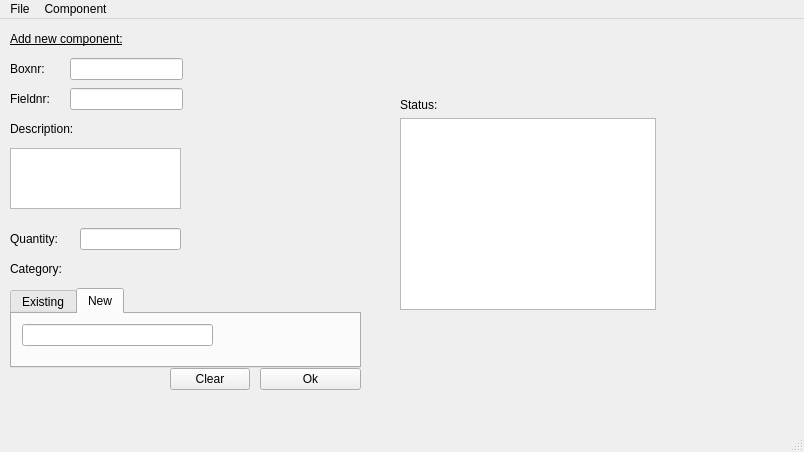
<?xml version="1.0" encoding="UTF-8"?>
<ui version="4.0">
 <class>MainWindow</class>
 <widget class="QMainWindow" name="MainWindow">
  <property name="geometry">
   <rect>
    <x>0</x>
    <y>0</y>
    <width>804</width>
    <height>452</height>
   </rect>
  </property>
  <property name="windowTitle">
   <string>MainWindow</string>
  </property>
  <widget class="QWidget" name="centralWidget">
   <widget class="QStackedWidget" name="stackedWidget">
    <property name="geometry">
     <rect>
      <x>0</x>
      <y>-1</y>
      <width>711</width>
      <height>381</height>
     </rect>
    </property>
    <property name="currentIndex">
     <number>1</number>
    </property>
    <widget class="QWidget" name="search_component_page">
     <widget class="QTableWidget" name="tableWidget">
      <property name="geometry">
       <rect>
        <x>10</x>
        <y>130</y>
        <width>711</width>
        <height>251</height>
       </rect>
      </property>
     </widget>
     <widget class="QLabel" name="label_3">
      <property name="geometry">
       <rect>
        <x>10</x>
        <y>10</y>
        <width>131</width>
        <height>20</height>
       </rect>
      </property>
      <property name="font">
       <font>
        <underline>true</underline>
       </font>
      </property>
      <property name="text">
       <string>Search component</string>
      </property>
     </widget>
     <widget class="QTabWidget" name="tabWidget_2">
      <property name="geometry">
       <rect>
        <x>10</x>
        <y>50</y>
        <width>341</width>
        <height>71</height>
       </rect>
      </property>
      <property name="currentIndex">
       <number>0</number>
      </property>
      <widget class="QWidget" name="tab_search_component_by_field">
       <attribute name="title">
        <string>by field</string>
       </attribute>
       <widget class="QLabel" name="label_2">
        <property name="geometry">
         <rect>
          <x>10</x>
          <y>10</y>
          <width>41</width>
          <height>16</height>
         </rect>
        </property>
        <property name="text">
         <string>Boxnr:</string>
        </property>
       </widget>
       <widget class="QLineEdit" name="lineEdit_search_boxnr">
        <property name="geometry">
         <rect>
          <x>50</x>
          <y>10</y>
          <width>61</width>
          <height>22</height>
         </rect>
        </property>
       </widget>
       <widget class="QLabel" name="label_14">
        <property name="geometry">
         <rect>
          <x>120</x>
          <y>10</y>
          <width>51</width>
          <height>16</height>
         </rect>
        </property>
        <property name="text">
         <string>Fieldnr:</string>
        </property>
       </widget>
       <widget class="QLineEdit" name="lineEdit_search_fieldnr">
        <property name="geometry">
         <rect>
          <x>170</x>
          <y>10</y>
          <width>51</width>
          <height>22</height>
         </rect>
        </property>
       </widget>
       <widget class="QPushButton" name="pushButton_ok_search_by_field">
        <property name="geometry">
         <rect>
          <x>240</x>
          <y>10</y>
          <width>80</width>
          <height>22</height>
         </rect>
        </property>
        <property name="text">
         <string>Ok</string>
        </property>
       </widget>
      </widget>
      <widget class="QWidget" name="tab_search_component_by_category">
       <attribute name="title">
        <string>by category</string>
       </attribute>
       <widget class="QComboBox" name="categoryBox">
        <property name="geometry">
         <rect>
          <x>10</x>
          <y>10</y>
          <width>159</width>
          <height>22</height>
         </rect>
        </property>
       </widget>
      </widget>
     </widget>
    </widget>
    <widget class="QWidget" name="new_component_page">
     <widget class="QLabel" name="label">
      <property name="geometry">
       <rect>
        <x>10</x>
        <y>10</y>
        <width>141</width>
        <height>21</height>
       </rect>
      </property>
      <property name="font">
       <font>
        <underline>true</underline>
       </font>
      </property>
      <property name="text">
       <string>Add new component:</string>
      </property>
     </widget>
     <widget class="QLabel" name="label_5">
      <property name="geometry">
       <rect>
        <x>10</x>
        <y>40</y>
        <width>51</width>
        <height>21</height>
       </rect>
      </property>
      <property name="text">
       <string>Boxnr:</string>
      </property>
     </widget>
     <widget class="QLabel" name="label_6">
      <property name="geometry">
       <rect>
        <x>10</x>
        <y>70</y>
        <width>61</width>
        <height>21</height>
       </rect>
      </property>
      <property name="text">
       <string>Fieldnr:</string>
      </property>
     </widget>
     <widget class="QLabel" name="label_7">
      <property name="geometry">
       <rect>
        <x>10</x>
        <y>100</y>
        <width>81</width>
        <height>21</height>
       </rect>
      </property>
      <property name="text">
       <string>Description:</string>
      </property>
     </widget>
     <widget class="QLabel" name="label_8">
      <property name="geometry">
       <rect>
        <x>10</x>
        <y>210</y>
        <width>61</width>
        <height>21</height>
       </rect>
      </property>
      <property name="text">
       <string>Quantity:</string>
      </property>
     </widget>
     <widget class="QLineEdit" name="lineEdit_boxNr">
      <property name="geometry">
       <rect>
        <x>70</x>
        <y>40</y>
        <width>113</width>
        <height>22</height>
       </rect>
      </property>
     </widget>
     <widget class="QLineEdit" name="lineEdit_fieldNr">
      <property name="geometry">
       <rect>
        <x>70</x>
        <y>70</y>
        <width>113</width>
        <height>22</height>
       </rect>
      </property>
     </widget>
     <widget class="QTextEdit" name="textEdit_description">
      <property name="geometry">
       <rect>
        <x>10</x>
        <y>130</y>
        <width>171</width>
        <height>61</height>
       </rect>
      </property>
     </widget>
     <widget class="QLineEdit" name="lineEdit_quantity">
      <property name="geometry">
       <rect>
        <x>80</x>
        <y>210</y>
        <width>101</width>
        <height>22</height>
       </rect>
      </property>
     </widget>
     <widget class="QTabWidget" name="tabWidget">
      <property name="geometry">
       <rect>
        <x>10</x>
        <y>270</y>
        <width>351</width>
        <height>80</height>
       </rect>
      </property>
      <property name="currentIndex">
       <number>1</number>
      </property>
      <widget class="QWidget" name="tab">
       <attribute name="title">
        <string>Existing</string>
       </attribute>
       <widget class="QComboBox" name="categoryBox_2">
        <property name="geometry">
         <rect>
          <x>10</x>
          <y>10</y>
          <width>159</width>
          <height>22</height>
         </rect>
        </property>
       </widget>
      </widget>
      <widget class="QWidget" name="tab_2">
       <attribute name="title">
        <string>New</string>
       </attribute>
       <widget class="QLineEdit" name="lineEdit_4">
        <property name="geometry">
         <rect>
          <x>10</x>
          <y>10</y>
          <width>191</width>
          <height>22</height>
         </rect>
        </property>
       </widget>
      </widget>
     </widget>
     <widget class="QLabel" name="label_9">
      <property name="geometry">
       <rect>
        <x>10</x>
        <y>240</y>
        <width>71</width>
        <height>21</height>
       </rect>
      </property>
      <property name="text">
       <string>Category:</string>
      </property>
     </widget>
     <widget class="QPushButton" name="pushButton">
      <property name="geometry">
       <rect>
        <x>260</x>
        <y>350</y>
        <width>101</width>
        <height>22</height>
       </rect>
      </property>
      <property name="text">
       <string>Ok</string>
      </property>
     </widget>
     <widget class="QPushButton" name="clearButton_newComponent">
      <property name="geometry">
       <rect>
        <x>170</x>
        <y>350</y>
        <width>80</width>
        <height>22</height>
       </rect>
      </property>
      <property name="text">
       <string>Clear</string>
      </property>
     </widget>
     <widget class="QTextBrowser" name="textBrowser">
      <property name="geometry">
       <rect>
        <x>400</x>
        <y>100</y>
        <width>256</width>
        <height>192</height>
       </rect>
      </property>
     </widget>
     <widget class="QLabel" name="label_15">
      <property name="geometry">
       <rect>
        <x>400</x>
        <y>80</y>
        <width>59</width>
        <height>14</height>
       </rect>
      </property>
      <property name="text">
       <string>Status:</string>
      </property>
     </widget>
    </widget>
    <widget class="QWidget" name="delete_component_page">
     <widget class="QLabel" name="label_4">
      <property name="geometry">
       <rect>
        <x>10</x>
        <y>20</y>
        <width>121</width>
        <height>16</height>
       </rect>
      </property>
      <property name="font">
       <font>
        <underline>true</underline>
       </font>
      </property>
      <property name="text">
       <string>Delete component</string>
      </property>
     </widget>
     <widget class="QLabel" name="label_10">
      <property name="geometry">
       <rect>
        <x>10</x>
        <y>80</y>
        <width>51</width>
        <height>16</height>
       </rect>
      </property>
      <property name="text">
       <string>Boxnr:</string>
      </property>
     </widget>
     <widget class="QLabel" name="label_11">
      <property name="geometry">
       <rect>
        <x>10</x>
        <y>110</y>
        <width>59</width>
        <height>14</height>
       </rect>
      </property>
      <property name="text">
       <string>Fieldnr:</string>
      </property>
     </widget>
     <widget class="QLineEdit" name="lineEdit_boxNr_delete">
      <property name="geometry">
       <rect>
        <x>60</x>
        <y>80</y>
        <width>113</width>
        <height>22</height>
       </rect>
      </property>
     </widget>
     <widget class="QLineEdit" name="lineEdit_fieldNr_delete">
      <property name="geometry">
       <rect>
        <x>60</x>
        <y>110</y>
        <width>113</width>
        <height>22</height>
       </rect>
      </property>
     </widget>
     <widget class="QPushButton" name="pushButton_2">
      <property name="geometry">
       <rect>
        <x>20</x>
        <y>180</y>
        <width>80</width>
        <height>22</height>
       </rect>
      </property>
      <property name="text">
       <string>Clear</string>
      </property>
     </widget>
     <widget class="QPushButton" name="pushButton_3">
      <property name="geometry">
       <rect>
        <x>120</x>
        <y>180</y>
        <width>80</width>
        <height>22</height>
       </rect>
      </property>
      <property name="text">
       <string>Ok</string>
      </property>
     </widget>
     <widget class="QTextBrowser" name="textBrowser_component_delete">
      <property name="geometry">
       <rect>
        <x>400</x>
        <y>100</y>
        <width>256</width>
        <height>192</height>
       </rect>
      </property>
     </widget>
     <widget class="QLabel" name="label_12">
      <property name="geometry">
       <rect>
        <x>400</x>
        <y>80</y>
        <width>59</width>
        <height>14</height>
       </rect>
      </property>
      <property name="text">
       <string>Status: </string>
      </property>
     </widget>
     <widget class="QLabel" name="label_13">
      <property name="geometry">
       <rect>
        <x>10</x>
        <y>50</y>
        <width>41</width>
        <height>16</height>
       </rect>
      </property>
      <property name="text">
       <string>ID:</string>
      </property>
     </widget>
     <widget class="QLineEdit" name="lineEdit_id_delete">
      <property name="geometry">
       <rect>
        <x>60</x>
        <y>50</y>
        <width>113</width>
        <height>22</height>
       </rect>
      </property>
     </widget>
    </widget>
   </widget>
  </widget>
  <widget class="QMenuBar" name="menuBar">
   <property name="geometry">
    <rect>
     <x>0</x>
     <y>0</y>
     <width>804</width>
     <height>19</height>
    </rect>
   </property>
   <widget class="QMenu" name="menuFile">
    <property name="title">
     <string>File</string>
    </property>
    <addaction name="actionQuit"/>
   </widget>
   <widget class="QMenu" name="menuKomponent">
    <property name="title">
     <string>Component</string>
    </property>
    <addaction name="actionSearch_components"/>
    <addaction name="actionAdd_component"/>
    <addaction name="actionTa_bort_komponent"/>
    <addaction name="action_ndra_komponent"/>
   </widget>
   <addaction name="menuFile"/>
   <addaction name="menuKomponent"/>
  </widget>
  <widget class="QStatusBar" name="statusBar"/>
  <action name="actionQuit">
   <property name="text">
    <string>Quit</string>
   </property>
  </action>
  <action name="actionAdd_component">
   <property name="text">
    <string>Add component</string>
   </property>
  </action>
  <action name="actionTa_bort_komponent">
   <property name="text">
    <string>Delete component</string>
   </property>
  </action>
  <action name="action_ndra_komponent">
   <property name="text">
    <string>Change component</string>
   </property>
  </action>
  <action name="actionSearch_components">
   <property name="text">
    <string>Search component</string>
   </property>
  </action>
  <action name="actionTest">
   <property name="text">
    <string>test</string>
   </property>
  </action>
 </widget>
 <layoutdefault spacing="6" margin="11"/>
 <resources/>
 <connections/>
</ui>
